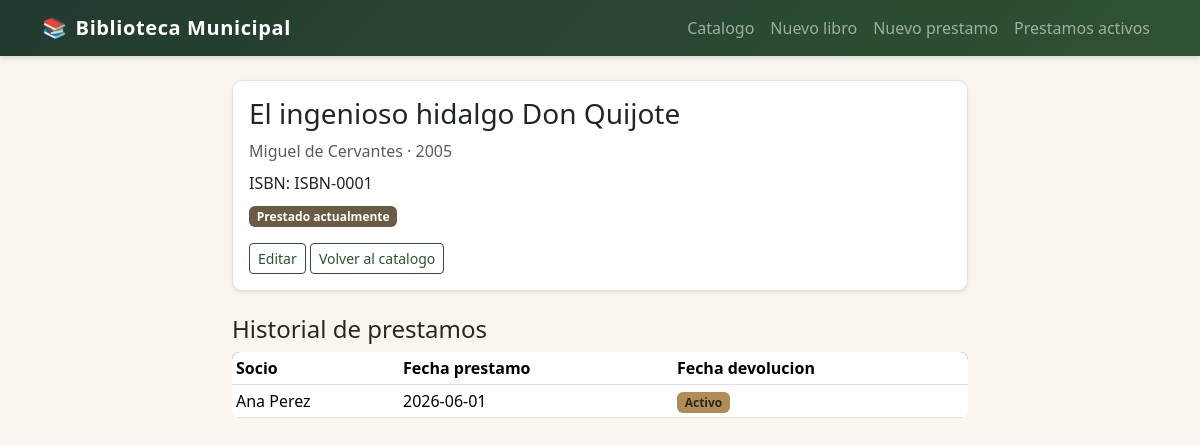
The page /index.php?accion=libros_ver&id=1 on the database its author committed.
### tables this page shows
CREATE TABLE libros (
    id                INT AUTO_INCREMENT PRIMARY KEY,
    titulo            VARCHAR(200) NOT NULL,
    autor             VARCHAR(150) NOT NULL,
    isbn              VARCHAR(20)  NOT NULL UNIQUE,
    anio_publicacion  YEAR         NOT NULL,
    disponible        BOOLEAN      NOT NULL DEFAULT TRUE
);

CREATE TABLE prestamos (
    id                INT AUTO_INCREMENT PRIMARY KEY,
    libro_id          INT  NOT NULL,
    nombre_socio      VARCHAR(100) NOT NULL,
    fecha_prestamo    DATE NOT NULL,
    fecha_devolucion  DATE NULL,
    CONSTRAINT fk_prestamos_libro
        FOREIGN KEY (libro_id) REFERENCES libros(id)
);

### controllers/libros_controller.php (called while the page is built, shortened)
<?php
require_once __DIR__ . '/../models/Libro.php';
require_once __DIR__ . '/../models/Prestamo.php';
function accion_libros_ver(Libro $libros, Prestamo $prestamos): void {
    $id    = (int)($_GET['id'] ?? -1);
    $libro = $libros->porId($id);
    $historial    = $prestamos->porLibro($id);
    require __DIR__ . '/../views/layouts/header.php';
    require __DIR__ . '/../views/libros/ver.php';
    require __DIR__ . '/../views/layouts/footer.php';
}

### models/Libro.php (called while the page is built, shortened)
<?php
class Libro {
    private PDO $pdo;
    public function __construct(PDO $pdo) {
        $this->pdo = $pdo;
    }
    public function porId(int $id): ?array {
        $stmt = $this->pdo->prepare('SELECT * FROM libros WHERE id = ?');
        $stmt->execute([$id]);
        $libro = $stmt->fetch();
        return $libro ?: null;
    }
}

### models/Prestamo.php (called while the page is built, shortened)
<?php
class Prestamo {
    private PDO $pdo;
    public function __construct(PDO $pdo) {
        $this->pdo = $pdo;
    }
    public function porLibro(int $libroId): array {
        $stmt = $this->pdo->prepare(
            'SELECT * FROM prestamos WHERE libro_id = ? ORDER BY fecha_prestamo DESC'
        );
        $stmt->execute([$libroId]);
        return $stmt->fetchAll();
    }
}

### views/libros/ver.php (the view)
<div class="row justify-content-center">
    <div class="col-12 col-lg-8">
        <div class="card shadow-sm mb-4">
            <div class="card-body">
                <h3><?= htmlspecialchars($libro['titulo']) ?></h3>
                <p class="text-muted mb-2"><?= htmlspecialchars($libro['autor']) ?> · <?= $libro['anio_publicacion'] ?></p>
                <p class="mb-2">ISBN: <?= htmlspecialchars($libro['isbn']) ?></p>
                <?php if ($libro['disponible']): ?>
                    <span class="badge bg-success">Disponible</span>
                <?php else: ?>
                    <span class="badge bg-secondary">Prestado actualmente</span>
                <?php endif; ?>
                <div class="mt-3">
                    <a href="index.php?accion=libros_editar&id=<?= $libro['id'] ?>" class="btn btn-sm btn-outline-secondary">Editar</a>
                    <a href="index.php?accion=libros_listar" class="btn btn-sm btn-outline-secondary">Volver al catalogo</a>
                </div>
            </div>
        </div>
        <h4>Historial de prestamos</h4>
        <?php if (empty($historial)): ?>
            <div class="alert alert-info">Este libro todavia no se ha prestado nunca.</div>
        <?php else: ?>
            <table class="table table-sm bg-white">
                <thead>
                    <tr>
                        <th>Socio</th>
                        <th>Fecha prestamo</th>
                        <th>Fecha devolucion</th>
                    </tr>
                </thead>
                <tbody>
                    <?php foreach ($historial as $h): ?>
                        <tr>
                            <td><?= htmlspecialchars($h['nombre_socio']) ?></td>
                            <td><?= $h['fecha_prestamo'] ?></td>
                            <td>
                                <?php if ($h['fecha_devolucion']): ?>
                                    <?= $h['fecha_devolucion'] ?>
                                <?php else: ?>
                                    <span class="badge bg-warning text-dark">Activo</span>
                                <?php endif; ?>
                            </td>
                        </tr>
                    <?php endforeach; ?>
                </tbody>
            </table>
        <?php endif; ?>
    </div>
</div>

### css/estilos.css (style rules this page uses)
:root { --verde-oscuro: #223a2e; --verde: #2f5233; --dorado: #b08d57; --papel: #faf6ef; --texto: #2c2620; }
body { background-color: var(--papel); color: var(--texto); }
.card { border: 1px solid rgba(47, 82, 51, 0.15); border-radius: 10px; transition: transform 0.15s ease, box-shadow 0.15s ease; }
.btn-outline-secondary { color: var(--verde); border-color: var(--verde); }
.table { background-color: #fff; border-radius: 8px; overflow: hidden; }
.table thead { background-color: var(--verde-oscuro); color: #fff; }
.badge.bg-secondary { background-color: #6b5b45 !important; }
.badge.bg-warning { background-color: var(--dorado) !important; color: #2c2620 !important; }

### rows shown on the page
libros: titulo "El ingenioso hidalgo Don Quijote", autor "Miguel de Cervantes", anio_publicacion "2005", isbn "ISBN-0001"
prestamos: nombre_socio "Ana Perez", fecha_prestamo "2026-06-01", shows "Activo"
